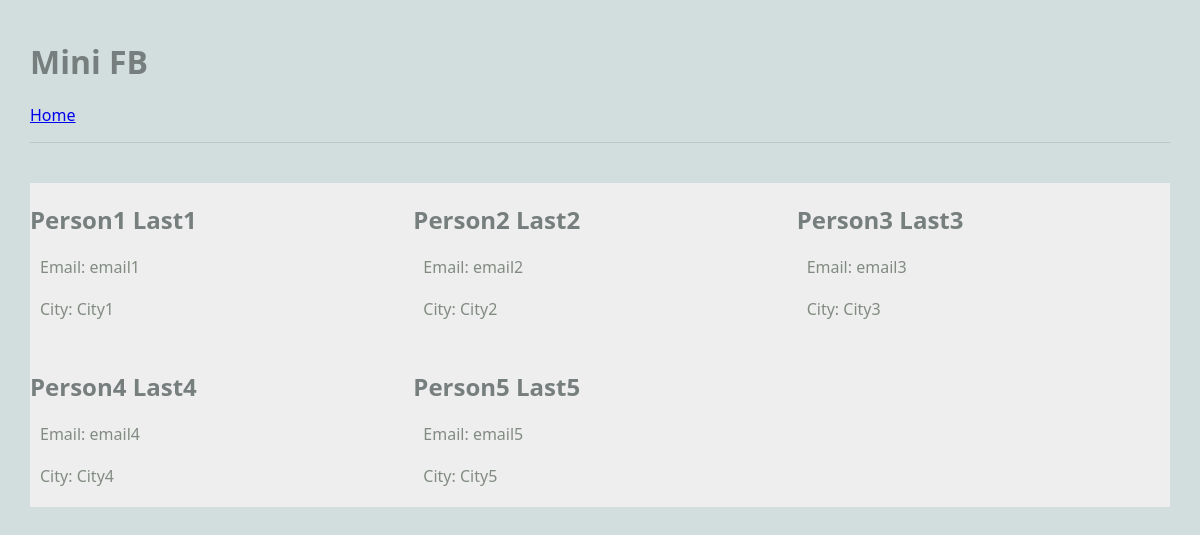
Before: /mini_fb/ with the older database file.
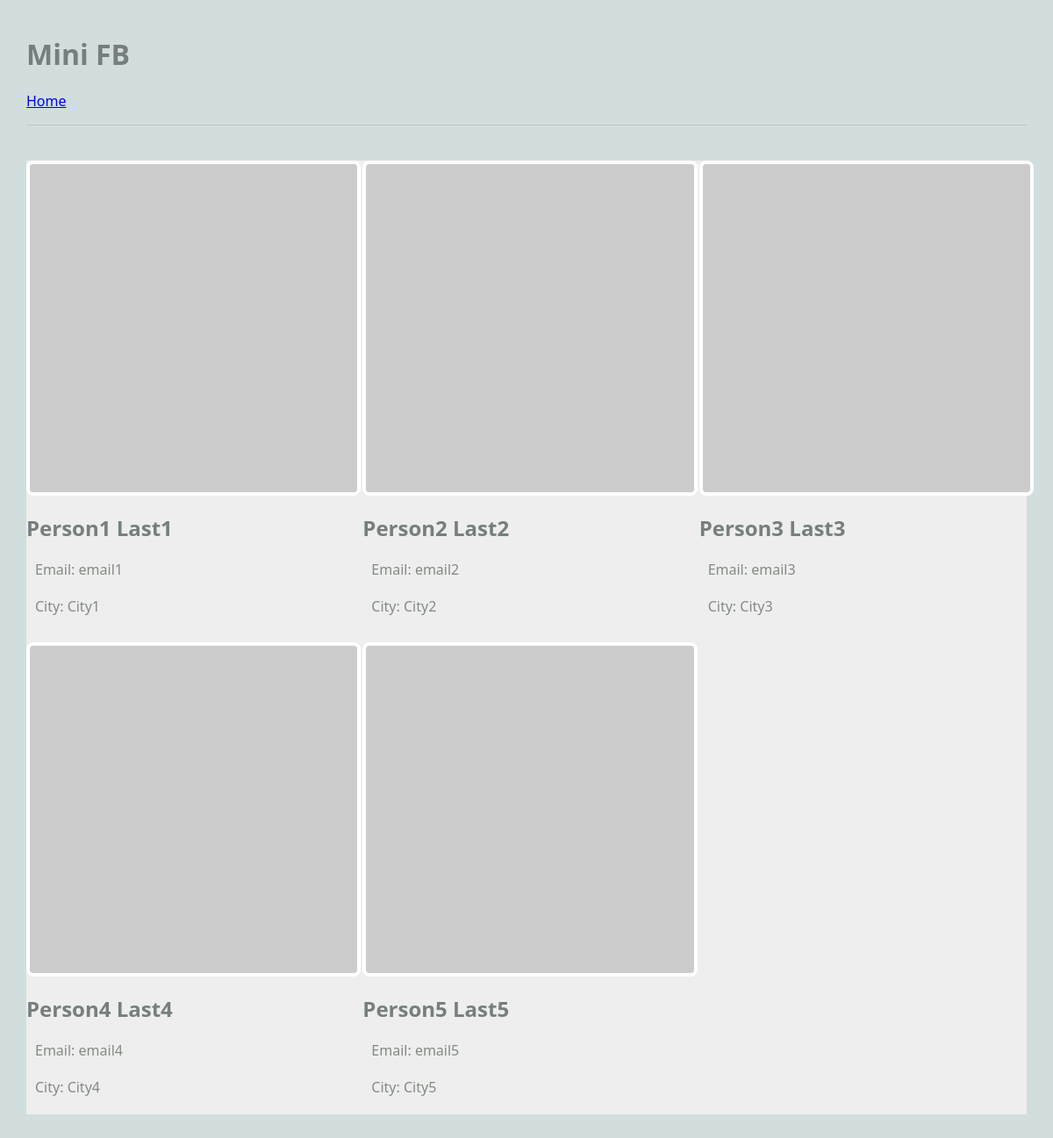
After: the same page with the newer database file.
### mini_fb/models.py (models this page shows, shortened)
class Profile(models.Model):
    fname = models.TextField(blank=False)
    lname = models.TextField(blank=False)
    city = models.TextField(blank=False)
    email = models.TextField(blank=False)
    profile_image_url = models.URLField(blank=True)

### mini_fb/views.py (the view)
# urls.py: path('', ShowAllView.as_view(), name="show_all_profiles"),
class ShowAllView(ListView):
    model = Profile # retrieve objects of type Profile from the database
    template_name = 'mini_fb/show_all_profiles.html'
    context_object_name = 'profiles' # how to find the data in the template file

### mini_fb/templates/mini_fb/show_all_profiles.html (shortened to what this page needs)
{% extends 'mini_fb/base.html' %}
{% block content %}
<main class="grid-container">
  {% for a in profiles %}
  <article>
    {% if a.profile_image_url %}
    <img src="{{a.profile_image_url}}" alt="{{a.profile_image_url}}" />
    {% endif %}
    <div>
      <h2>{{a.fname}} {{a.lname}}</h2>
      <p>Email: {{a.email}}</p>
      <p>City: {{a.city}}</p>
    </div>
  </article>
  {% endfor %}
</main>
{% endblock %}

### mini_fb/templates/mini_fb/base.html (shortened to what this page needs)
{% load static %}
<html>
  <head>
    <link rel="stylesheet" href="{% static 'mini_fb/css/styles.css' %}" />
  </head>
  <body>
    <header>
      <h1>Mini FB</h1>
      <nav>
        <ul>
          <li><a href="{% url 'show_all_profiles' %}">Home</a></li>
        </ul>
      </nav>
    </header>
    {% block content %} {% endblock %}
  </body>
</html>

### static/mini_fb/css/styles.css (style rules this page uses)
body { margin: 30px; background: #d1dedd; font-family:'Segoe UI', Tahoma, Geneva, Verdana, sans-serif; }
ul, li { padding: 0px; list-style-type: none; }
h1, h2, h3 { color: #767f7e; }
p { color: #828b82; }
header { max-width: 1200px; margin: 40px auto; border-bottom: 1px solid #bbc7c7; }
.grid-container { background: #eee; max-width: 900px; display: grid; grid-template-columns: repeat(3, 1fr); grid-gap: 10px; max-width: 1200px; margin: 20px auto; }
article img, article.featured img { width: 100%; border: 4px solid #fff; border-radius: 8px; }
article p, article h3 { margin: 20px 10px; }
nav li { display: inline; }

Changed rows visible on the page:
changed Profile "Person1": profile_image_url: picture added
changed Profile "Person2": profile_image_url: picture added
changed Profile "Person3": profile_image_url: picture added
changed Profile "Person4": profile_image_url: picture added
changed Profile "Person5": profile_image_url: picture added
